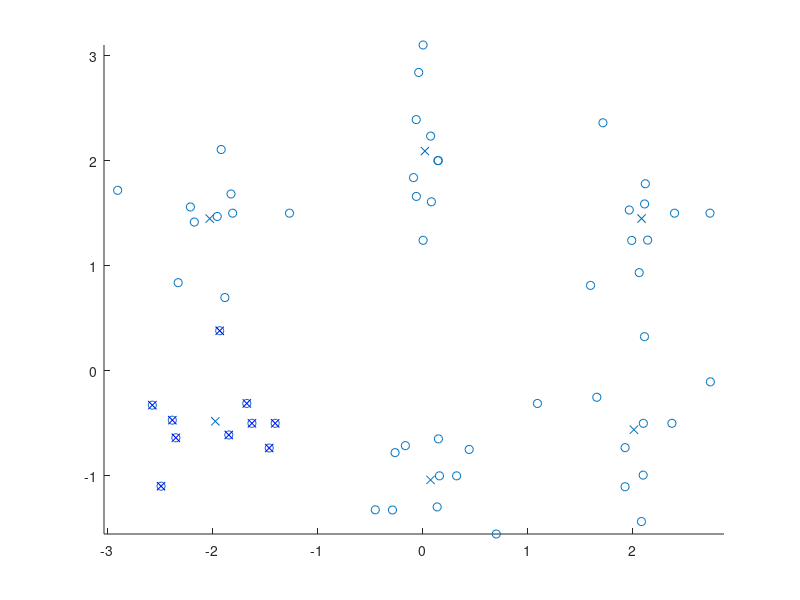

Recreate this plot in MATLAB.
clc; clear;
% Class 1
% Region 1
theta = linspace(0,2*pi,10);
rx = rand(1,10);
ry = rand(1,10);
x = rx.*cos(theta)-2;
y = ry.*sin(theta)+1.5;

X = [x' y'];

% Region 2
rx = 0.2*rand(1,10);
ry = 2*rand(1,10);
x  = rx.*cos(theta);
y  = ry.*sin(theta)+2;

X = [X; x' y'];

% Region 3
rx = rand(1,10);
ry = rand(1,10);
x = rx.*cos(theta)+2;
y = ry.*sin(theta)+1.5;

X = [X; x' y'];

% Class 2
% Region 1
rx = rand(1,10);
ry = rand(1,10);
x = rx.*cos(theta)-2;
y = ry.*sin(theta)-0.5;

X = [X; x' y'];

% Region 2
rx = rand(1,10);
ry = rand(1,10);
x = rx.*cos(theta)  ;
y = ry.*sin(theta)-1;

X = [X; x' y'];

% Region 3
rx = rand(1,10);
ry = rand(1,10);
x = rx.*cos(theta)+2;
y = ry.*sin(theta)-0.5;

X = [X; x' y'];

% Clustering
[idx,C] = kmeans(X,6);
X1 = X(idx==1,:);
X2 = X(idx==2,:);
X3 = X(idx==3,:);
X4 = X(idx==4,:);
X5 = X(idx==5,:);
X6 = X(idx==6,:);

scatter(X(:,1),X(:,2)); axis equal; hold on;

plot(C(:,1),C(:,2),'x');
plot(X1(:,1),X1(:,2),'bx');